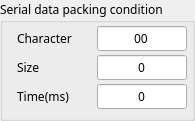
     <widget class="QGroupBox" name="group_packing_10">
      <property name="geometry">
       <rect>
        <x>224</x>
        <y>201</y>
        <width>195</width>
        <height>121</height>
       </rect>
      </property>
      <property name="font">
       <font>
        <family>맑은 고딕</family>
       </font>
      </property>
      <property name="title">
       <string>Serial data packing condition</string>
      </property>
      <widget class="QWidget" name="layoutWidget_89">
       <property name="geometry">
        <rect>
         <x>13</x>
         <y>84</y>
         <width>178</width>
         <height>25</height>
        </rect>
       </property>
       <property name="font">
        <font>
         <family>맑은 고딕</family>
        </font>
       </property>
       <layout class="QHBoxLayout" name="horizontalLayout_120">
        <item>
         <widget class="QLabel" name="packing_time_5">
          <property name="minimumSize">
           <size>
            <width>70</width>
            <height>0</height>
           </size>
          </property>
          <property name="maximumSize">
           <size>
            <width>70</width>
            <height>16777215</height>
           </size>
          </property>
          <property name="font">
           <font>
            <family>맑은 고딕</family>
           </font>
          </property>
          <property name="text">
           <string>Time(ms)</string>
          </property>
         </widget>
        </item>
        <item>
         <widget class="QLineEdit" name="ch2_pack_time">
          <property name="minimumSize">
           <size>
            <width>90</width>
            <height>22</height>
           </size>
          </property>
          <property name="maximumSize">
           <size>
            <width>85</width>
            <height>16777215</height>
           </size>
          </property>
          <property name="font">
           <font>
            <family>맑은 고딕</family>
           </font>
          </property>
          <property name="text">
           <string>0</string>
          </property>
          <property name="alignment">
           <set>Qt::AlignCenter</set>
          </property>
         </widget>
        </item>
       </layout>
      </widget>
      <widget class="QWidget" name="layoutWidget_90">
       <property name="geometry">
        <rect>
         <x>13</x>
         <y>26</y>
         <width>178</width>
         <height>25</height>
        </rect>
       </property>
       <property name="font">
        <font>
         <family>맑은 고딕</family>
        </font>
       </property>
       <layout class="QHBoxLayout" name="horizontalLayout_121">
        <item>
         <widget class="QLabel" name="label_160">
          <property name="minimumSize">
           <size>
            <width>70</width>
            <height>0</height>
           </size>
          </property>
          <property name="maximumSize">
           <size>
            <width>70</width>
            <height>16777215</height>
           </size>
          </property>
          <property name="font">
           <font>
            <family>맑은 고딕</family>
           </font>
          </property>
          <property name="text">
           <string>Character</string>
          </property>
         </widget>
        </item>
        <item>
         <widget class="QLineEdit" name="ch2_pack_char">
          <property name="minimumSize">
           <size>
            <width>90</width>
            <height>22</height>
           </size>
          </property>
          <property name="maximumSize">
           <size>
            <width>85</width>
            <height>16777215</height>
           </size>
          </property>
          <property name="font">
           <font>
            <family>맑은 고딕</family>
           </font>
          </property>
          <property name="text">
           <string>00</string>
          </property>
          <property name="alignment">
           <set>Qt::AlignCenter</set>
          </property>
         </widget>
        </item>
       </layout>
      </widget>
      <widget class="QWidget" name="layoutWidget_91">
       <property name="geometry">
        <rect>
         <x>13</x>
         <y>55</y>
         <width>178</width>
         <height>25</height>
        </rect>
       </property>
       <property name="font">
        <font>
         <family>맑은 고딕</family>
        </font>
       </property>
       <layout class="QHBoxLayout" name="horizontalLayout_122">
        <item>
         <widget class="QLabel" name="label_161">
          <property name="minimumSize">
           <size>
            <width>70</width>
            <height>0</height>
           </size>
          </property>
          <property name="maximumSize">
           <size>
            <width>70</width>
            <height>16777215</height>
           </size>
          </property>
          <property name="font">
           <font>
            <family>맑은 고딕</family>
           </font>
          </property>
          <property name="frameShadow">
           <enum>QFrame::Plain</enum>
          </property>
          <property name="text">
           <string>Size</string>
          </property>
         </widget>
        </item>
        <item>
         <widget class="QLineEdit" name="ch2_pack_size">
          <property name="minimumSize">
           <size>
            <width>90</width>
            <height>22</height>
           </size>
          </property>
          <property name="maximumSize">
           <size>
            <width>85</width>
            <height>16777215</height>
           </size>
          </property>
          <property name="font">
           <font>
            <family>맑은 고딕</family>
           </font>
          </property>
          <property name="text">
           <string>0</string>
          </property>
          <property name="alignment">
           <set>Qt::AlignCenter</set>
          </property>
         </widget>
        </item>
       </layout>
      </widget>
     </widget>
